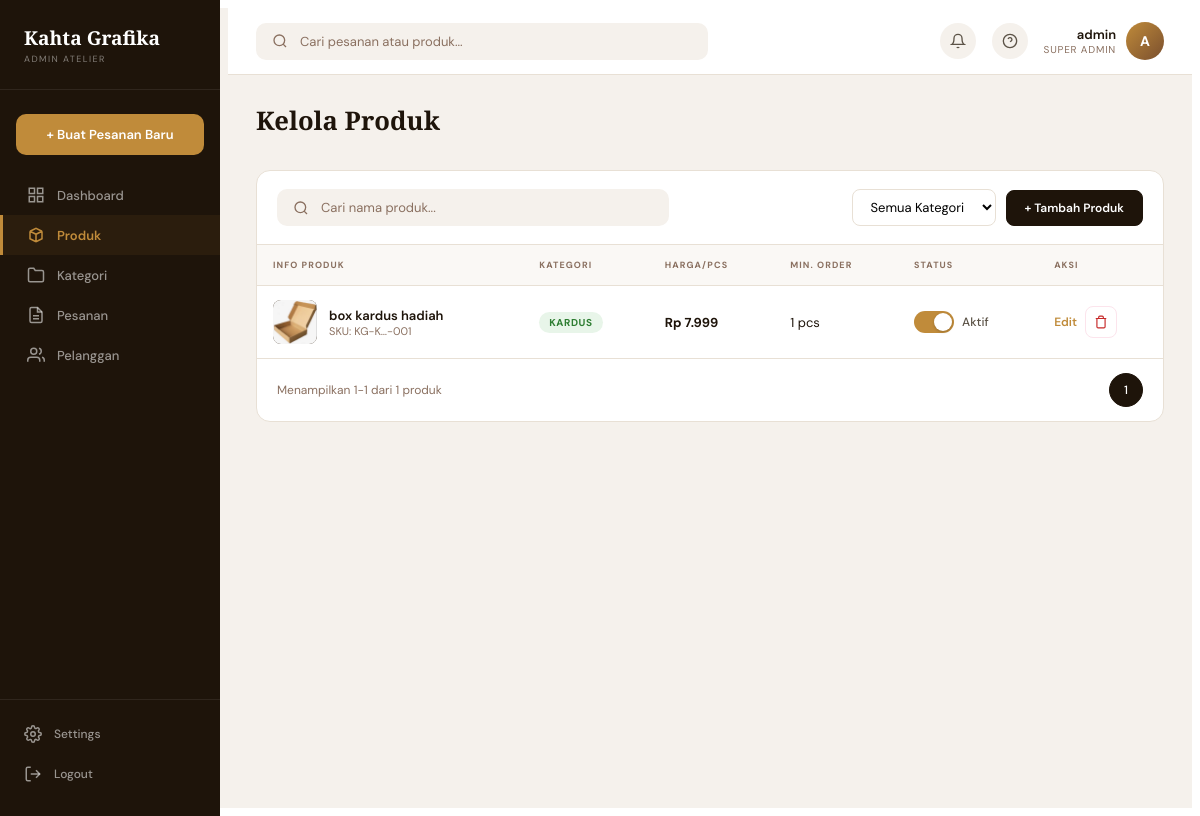
/dashboard/products/ (signed in), run on the app's committed database.
### apps/accounts/models.py (models this page shows, shortened)
class User(AbstractUser):
    class Role(models.TextChoices):
        ADMIN = 'admin', 'Admin'
        CUSTOMER = 'customer', 'Customer'
    role = models.CharField(
        max_length=20,
        choices=Role.choices,
        default=Role.CUSTOMER,
    )
    phone_number = models.CharField(max_length=20, blank=True)
    address = models.TextField(blank=True)

### apps/catalog/models.py (models this page shows, shortened)
class Product(models.Model):
    category = models.ForeignKey(
        Category,
        on_delete=models.CASCADE,
        related_name='products'
    )
    name = models.CharField(max_length=200)
    slug = models.SlugField(unique=True, db_index=True)
    description = models.TextField()
    material_spec = models.TextField()
    price = models.DecimalField(max_digits=12, decimal_places=0)
    min_order = models.PositiveIntegerField(default=1)
    image = models.ImageField(upload_to='products/', blank=True, null=True)
    is_active = models.BooleanField(default=True)
    created_at = models.DateTimeField(auto_now_add=True)
    updated_at = models.DateTimeField(auto_now=True)

class Category(models.Model):
    name = models.CharField(max_length=100)
    slug = models.SlugField(unique=True, db_index=True)
    description = models.TextField(blank=True)
    image = models.ImageField(upload_to='categories/', blank=True, null=True)
    created_at = models.DateTimeField(auto_now_add=True)

### apps/dashboard/views.py (the view)
# urls.py: path('products/', views.products_view, name='products'),
@staff_member_required(login_url='/auth/login/')
def products_view(request):
    search = request.GET.get('q', '')
    category_slug = request.GET.get('category', '')
    products = Product.objects.select_related('category').order_by('-created_at')
    if search:
        products = products.filter(
            Q(name__icontains=search) | Q(slug__icontains=search)
        )
    if category_slug:
        products = products.filter(category__slug=category_slug)
    paginator = Paginator(products, 10)
    page = paginator.get_page(request.GET.get('page'))
    categories = Category.objects.all()
    return render(request, 'dashboard/products.html', {
        'page_obj': page,
        'categories': categories,
        'search': search,
        'selected_category': category_slug,
    })

### apps/cart/context_processors.py (called while the page is built)
def cart_context(request):
    count = 0
    if request.user.is_authenticated:
        try:
            cart = Cart.objects.get(user=request.user)
            count = cart.item_count
        except Cart.DoesNotExist:
            pass
    return {'cart_item_count': count}

### apps/cart/models.py (called while the page is built)
    @property
    def item_count(self):
        return self.items.count()

### apps/catalog/templatetags/currency_tags.py (called while the page is built)
@register.filter(name='rupiah')
def rupiah(value):
    try:
        if value is None:
            return "Rp 0"
        val = int(float(value))
        formatted = f"{val:,}".replace(",", ".")
        return f"Rp {formatted}"
    except (ValueError, TypeError):
        return value

### templates/dashboard/products.html (shortened to what this page needs)
{% extends 'dashboard/base_admin.html' %}
{% block content %}
<div class="adm-page-header" style="display:flex;align-items:center;justify-content:space-between;">
  <div class="adm-page-title">Kelola Produk</div>
</div>
<div class="adm-table-wrap">
  <div class="adm-table-toolbar">
    <form class="adm-search" method="get" style="max-width:360px;">
      <svg width="16" height="16" viewBox="0 0 24 24" fill="none" stroke="currentColor" stroke-width="2"><circle cx="11" cy="11" r="8"/><line x1="21" y1="21" x2="16.65" y2="16.65"/></svg>
      <input type="text" name="q" value="{{ search }}" placeholder="Cari nama produk...">
    </form>
    <div style="margin-left:auto;display:flex;gap:10px;align-items:center;">
      <select name="category" onchange="this.form.submit()" form="filter-cat" style="padding:8px 14px;border:1.5px solid #e8e0d5;border-radius:8px;font-family:inherit;font-size:13px;background:#fff;">
        <option value="">Semua Kategori</option>
      </select>
      <a href="{% url 'dashboard:product_add' %}" class="adm-btn adm-btn-primary">+ Tambah Produk</a>
    </div>
  </div>
  <table class="adm-table">
    <thead>
      <tr>
        <th>Info Produk</th>
        <th>Kategori</th>
        <th>Harga/Pcs</th>
        <th>Min. Order</th>
        <th>Status</th>
        <th>Aksi</th>
      </tr>
    </thead>
    <tbody>
      {% for product in page_obj %}
      <tr>
        <td>
          <div class="adm-product-cell">
            <div class="adm-product-thumb">
              {% if product.image %}
                <img src="{{ product.image.url }}" alt="{{ product.name }}">
              {% endif %}
            </div>
            <div>
              <div class="adm-product-name">{{ product.name }}</div>
              <div class="adm-product-sku">SKU: KG-{{ product.category.slug|upper|truncatechars:2 }}-{{ product.pk|stringformat:"03d" }}</div>
            </div>
          </div>
        </td>
        <td><span class="adm-badge adm-badge-active">{{ product.category.name }}</span></td>
        <td><strong>{{ product.price|rupiah }}</strong></td>
        <td>{{ product.min_order }} pcs</td>
        <td>
          <div class="adm-toggle">
            <div class="adm-toggle-switch {% if product.is_active %}active{% endif %}"></div>
            <span class="adm-toggle-label">{% if product.is_active %}Aktif{% else %}Nonaktif{% endif %}</span>
          </div>
        </td>
        <td>
          <div style="display:flex;gap:8px;align-items:center;">
            <a href="{% url 'dashboard:product_edit' product.pk %}" class="adm-link">Edit</a>
            <button type="button" class="adm-btn-delete" onclick="openDeleteModal({{ product.pk }}, '{{ product.name|escapejs }}')">
              <svg width="14" height="14" viewBox="0 0 24 24" fill="none" stroke="currentColor" stroke-width="2"><polyline points="3 6 5 6 21 6"/><path d="M19 6v14a2 2 0 0 1-2 2H7a2 2 0 0 1-2-2V6m3 0V4a2 2 0 0 1 2-2h4a2 2 0 0 1 2 2v2"/></svg>
            </button>
          </div>
        </td>
      </tr>
      {% empty %}
      <tr><td colspan="6" style="text-align:center;color:#8a7060;padding:32px;">Tidak ada produk ditemukan</td></tr>
      {% endfor %}
    </tbody>
  </table>
  <div class="adm-table-footer">
    <span>Menampilkan {{ page_obj.start_index }}-{{ page_obj.end_index }} dari {{ page_obj.paginator.count }} produk</span>
    <div class="adm-pagination">
      {% for num in page_obj.paginator.page_range %}
        {% if num >= page_obj.number|add:"-2" and num <= page_obj.number|add:"2" %}
          <a href="?page={{ num }}&q={{ search }}" class="adm-page-link {% if num == page_obj.number %}active{% endif %}">{{ num }}</a>
        {% endif %}
      {% endfor %}
    </div>
  </div>
</div>
{% endblock %}

### templates/dashboard/base_admin.html (shortened to what this page needs)
{% load static %}
<!DOCTYPE html>
<html lang="id">
<head>
  <link rel="stylesheet" href="{% static 'css/admin_dashboard.css' %}?v=2">
</head>
<body>
<div class="adm-layout">
  <aside class="adm-sidebar">
    <div class="adm-brand">
      <div class="adm-brand-name">Kahta Grafika</div>
      <div class="adm-brand-tag">Admin Atelier</div>
    </div>
    <a href="#" class="adm-cta">+ Buat Pesanan Baru</a>
    <nav class="adm-nav">
      <a href="{% url 'dashboard:index' %}" class="adm-nav-link {% if request.path == '/dashboard/' %}active{% endif %}">
        <svg viewBox="0 0 24 24" fill="none" stroke="currentColor" stroke-width="2"><rect x="3" y="3" width="7" height="7"/><rect x="14" y="3" width="7" height="7"/><rect x="3" y="14" width="7" height="7"/><rect x="14" y="14" width="7" height="7"/></svg>
        Dashboard
      </a>
      <a href="{% url 'dashboard:products' %}" class="adm-nav-link {% if '/dashboard/products' in request.path %}active{% endif %}">
        <svg viewBox="0 0 24 24" fill="none" stroke="currentColor" stroke-width="2"><path d="M20 7l-8-4-8 4m16 0l-8 4m8-4v10l-8 4m0-10L4 7m8 4v10M4 7v10l8 4"/></svg>
        Produk
      </a>
      <a href="{% url 'dashboard:categories' %}" class="adm-nav-link {% if '/dashboard/categories' in request.path %}active{% endif %}">
        <svg viewBox="0 0 24 24" fill="none" stroke="currentColor" stroke-width="2"><path d="M22 19a2 2 0 0 1-2 2H4a2 2 0 0 1-2-2V5a2 2 0 0 1 2-2h5l2 3h9a2 2 0 0 1 2 2z"/></svg>
        Kategori
      </a>
      <a href="{% url 'dashboard:orders' %}" class="adm-nav-link {% if '/dashboard/orders' in request.path %}active{% endif %}">
        <svg viewBox="0 0 24 24" fill="none" stroke="currentColor" stroke-width="2"><path d="M14 2H6a2 2 0 0 0-2 2v16a2 2 0 0 0 2 2h12a2 2 0 0 0 2-2V8z"/><polyline points="14 2 14 8 20 8"/><line x1="16" y1="13" x2="8" y2="13"/><line x1="16" y1="17" x2="8" y2="17"/></svg>
        Pesanan
      </a>
      <a href="{% url 'dashboard:customers' %}" class="adm-nav-link {% if '/dashboard/customers' in request.path %}active{% endif %}">
        <svg viewBox="0 0 24 24" fill="none" stroke="currentColor" stroke-width="2"><path d="M17 21v-2a4 4 0 0 0-4-4H5a4 4 0 0 0-4 4v2"/><circle cx="9" cy="7" r="4"/><path d="M23 21v-2a4 4 0 0 0-3-3.87"/><path d="M16 3.13a4 4 0 0 1 0 7.75"/></svg>
        Pelanggan
      </a>
    </nav>
    <div class="adm-sidebar-footer">
      <a href="#" class="adm-nav-link">
        Settings
      </a>
      <a href="{% url 'accounts:logout' %}" class="adm-nav-link">
        <svg viewBox="0 0 24 24" fill="none" stroke="currentColor" stroke-width="2"><path d="M9 21H5a2 2 0 0 1-2-2V5a2 2 0 0 1 2-2h4"/><polyline points="16 17 21 12 16 7"/><line x1="21" y1="12" x2="9" y2="12"/></svg>
        Logout
      </a>
    </div>
  </aside>
  <div class="adm-main">
    <header class="adm-topbar">
      <div class="adm-search">
        <svg width="16" height="16" viewBox="0 0 24 24" fill="none" stroke="currentColor" stroke-width="2"><circle cx="11" cy="11" r="8"/><line x1="21" y1="21" x2="16.65" y2="16.65"/></svg>
        <input type="text" placeholder="Cari pesanan atau produk...">
      </div>
      <div class="adm-topbar-actions">
        <button class="adm-topbar-icon" aria-label="Notifications">
          <svg width="16" height="16" viewBox="0 0 24 24" fill="none" stroke="currentColor" stroke-width="2"><path d="M18 8A6 6 0 0 0 6 8c0 7-3 9-3 9h18s-3-2-3-9"/><path d="M13.73 21a2 2 0 0 1-3.46 0"/></svg>
        </button>
        <button class="adm-topbar-icon" aria-label="Help">
          <svg width="16" height="16" viewBox="0 0 24 24" fill="none" stroke="currentColor" stroke-width="2"><circle cx="12" cy="12" r="10"/><path d="M9.09 9a3 3 0 0 1 5.83 1c0 2-3 3-3 3"/><line x1="12" y1="17" x2="12.01" y2="17"/></svg>
        </button>
        <div class="adm-profile">
          <div class="adm-profile-info">
            <div class="adm-profile-name">{{ request.user.get_full_name|default:request.user.username }}</div>
            <div class="adm-profile-role">Super Admin</div>
          </div>
          <div class="adm-profile-avatar">
            {{ request.user.username|make_list|first|upper }}
          </div>
        </div>
      </div>
    </header>
    <main class="adm-content">
      {% block content %}{% endblock %}
    </main>
  </div>
</div>
</body>
</html>

### templates/dashboard/products.html (style rules this page uses)
.adm-btn-delete { width: 32px; height: 32px; border-radius: 8px; border: 1.5px solid #fce4ec; background: #fff; color: #c62828; display: flex; align-items: center; justify-content: center; cursor: pointer; transition: all .2s; }

### data on the page
User: user.get_full_name "admin", user.username|make_list "A"
Product: image (picture), name "box kardus hadiah", category.slug "K…", pk "001", category.name "KARDUS", price|rupiah "Rp 7.999", min_order "1", is_active True (drawn)

### other printed values
{{ page_obj.start_index }} "1"
{{ page_obj.end_index }} "1"
{{ page_obj.paginator.count }} "1"
{{ num }} "1"
